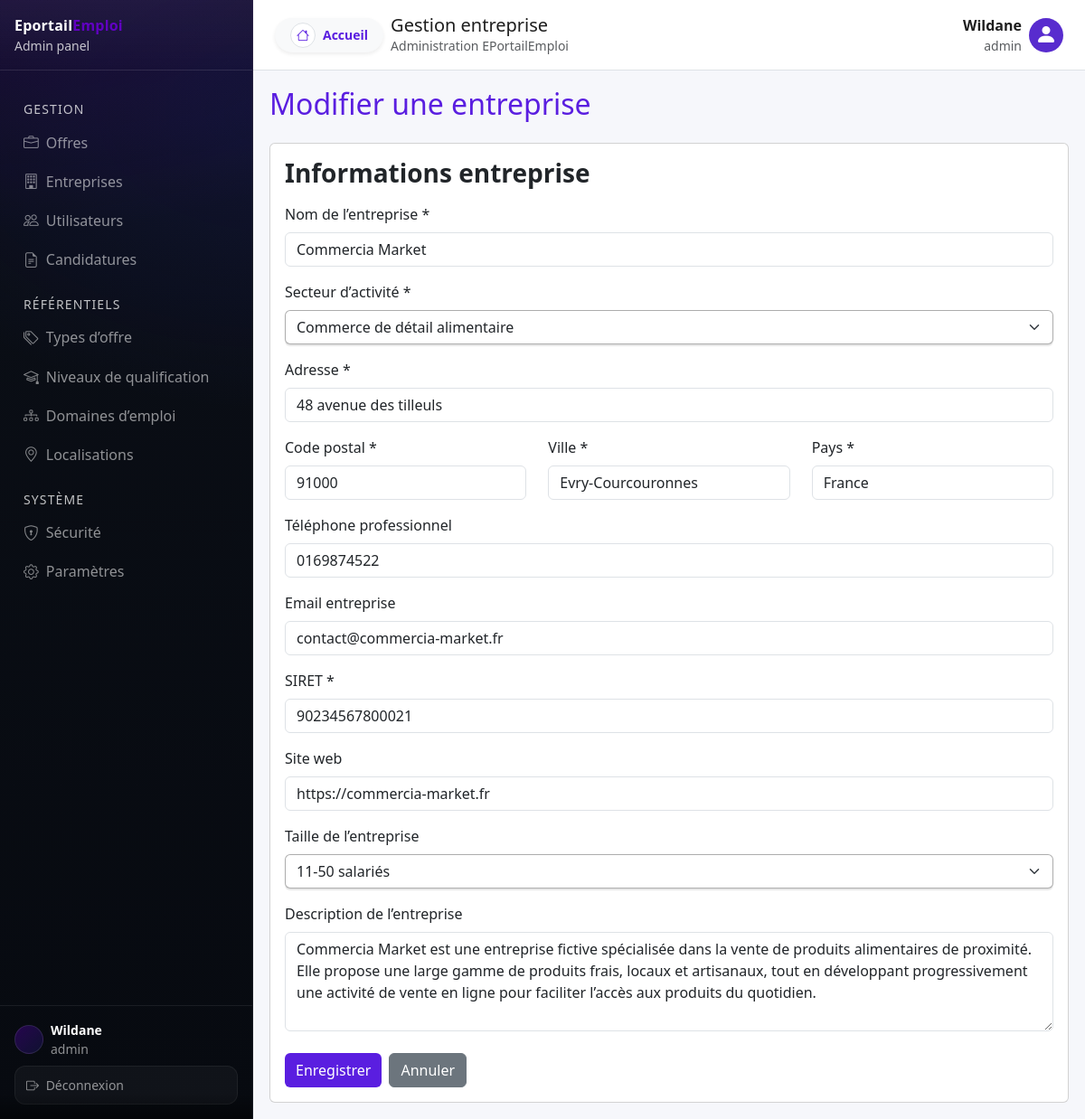
The page /admin/entreprises/edit?id=3 (signed in) on the database its author committed.
### tables this page shows
CREATE TABLE IF NOT EXISTS `entreprises` (
  `id` int NOT NULL AUTO_INCREMENT,
  `date_inscription` timestamp NULL DEFAULT CURRENT_TIMESTAMP,
  `gestionnaire_id` int DEFAULT NULL,
  `nom` varchar(150) NOT NULL,
  `secteur_id` int NOT NULL,
  `adresse` varchar(255) NOT NULL,
  `code_postal` varchar(20) DEFAULT NULL,
  `ville` varchar(150) DEFAULT NULL,
  `pays` varchar(100) DEFAULT NULL,
  `telephone` varchar(30) DEFAULT NULL,
  `email` varchar(100) DEFAULT NULL,
  `siret` varchar(14) NOT NULL,
  `site_web` varchar(255) DEFAULT NULL,
  `taille` varchar(50) DEFAULT NULL,
  `description` text,
  `logo` varchar(255) DEFAULT NULL,
  PRIMARY KEY (`id`),
  UNIQUE KEY `siret` (`siret`),
  UNIQUE KEY `fk_entreprises_gestionnaire` (`gestionnaire_id`) USING BTREE,
  KEY `secteur_id` (`secteur_id`)
);

### app/Modules/Entreprise/EntrepriseController.php (called while the page is built, shortened)
<?php
class EntrepriseController
{
    private function makeAuthService(): AuthService
    {
        $pdo  = Database::getConnection();
        $repo = new AuthRepository($pdo);
        return new AuthService($repo, $pdo);
    }
    private function makeEntrepriseService(): EntrepriseService
    {
        $pdo  = Database::getConnection();
        $auth = $this->makeAuthService();
        $repo = new EntrepriseRepository($pdo);
        return new EntrepriseService($repo, $auth, $pdo);
    }
    private function renderDashboard(string $view, array $params = []): void
    {
        extract($params);
        require __DIR__ . "/../../../views/entreprise/{$view}.php";
        require __DIR__ . "/../../../views/layouts/dashboard.php";
    }
    public function editForm(): void
    {
        $id = (int)($_GET['id'] ?? Auth::entrepriseId());
        $service    = $this->makeEntrepriseService();
        $entreprise = $service->findEntreprise($id);
        $secteurs= $service->listSecteurs();
        $this->renderDashboard("edit", [
            "rubrique"    => "Gestion entreprise",
            "title"      => Auth::role()=='admin' ? "Modifier une entreprise" : "Modifier mon entreprise",
            "entreprise" => $entreprise['data'],
            "secteurs"   => $secteurs['data'],
        ]);
    }
}

### app/Core/Router.php (called while the page is built, shortened)
<?php
class Router
{
    private array $routes = [];
    public function get(string $path, string $action): void
    {
        $this->routes['GET'][$path] = $action;
    }
    public function post(string $path, string $action): void
    {
        $this->routes['POST'][$path] = $action;
    }
    public function run(): void
    {
        $method = $_SERVER['REQUEST_METHOD'] ?? 'GET';
        $uri    = $_SERVER['REQUEST_URI'] ?? '/';
        $path = parse_url($uri, PHP_URL_PATH) ?: '/';
        $action = $this->routes[$method][$path];
        [$class, $methodName] = explode('@', $action);
        $controller = new $class();
        $controller->$methodName();
    }
}

### public/index.php (called while the page is built, shortened)
<?php
$router = new Router();
$router->get('/', 'App\\Modules\\Home\\HomeController@index');
$router->get('/mentions-legales', 'App\\Modules\\Home\\HomeController@mentionsLegales');
$router->get('/contact', 'App\\Modules\\Home\\HomeController@contact');
$router->get('/centre-aide', 'App\\Modules\\Home\\HomeController@centreAide');
$router->get('/a-propos', 'App\\Modules\\Home\\HomeController@aPropos');
$router->get('/maintenance', 'App\\Modules\\Home\\HomeController@maintenance');
$router->get('/500', 'App\\Modules\\Home\\HomeController@error500');
$router->get('/login', 'App\\Modules\\Auth\\AuthController@showLogin');
$router->post('/login', 'App\\Modules\\Auth\\AuthController@login');
$router->get('/logout', 'App\\Modules\\Auth\\AuthController@logout');
$router->get('/register/candidat', 'App\\Modules\\Auth\\AuthController@showRegisterCandidat');
$router->post('/register/candidat', 'App\\Modules\\Auth\\AuthController@registerCandidat');
$router->get('/register/entreprise', 'App\\Modules\\Auth\\AuthController@showRegisterEntreprise');
$router->post('/register/entreprise', 'App\\Modules\\Auth\\AuthController@registerEntreprise');
$router->get('/password/forgot',       'App\\Modules\\Auth\\AuthController@showForgotPassword' );
$router->post('/password/forgot',       'App\\Modules\\Auth\\AuthController@ForgotPassword' );
$router->get('/password/reset',        'App\\Modules\\Auth\\AuthController@showResetPassword'  );
$router->post('/password/reset',       'App\\Modules\\Auth\\AuthController@resetPassword'      );
$router->get('/entreprises', 'App\\Modules\\Entreprise\\EntrepriseController@index');
$router->get('/entreprises/show', 'App\\Modules\\Entreprise\\EntrepriseController@show');
$router->get('/admin/entreprises', 'App\\Modules\\Entreprise\\EntrepriseController@adminIndex');
$router->get('/admin/entreprises/create', 'App\\Modules\\Entreprise\\EntrepriseController@createForm');
$router->post('/admin/entreprises/create', 'App\\Modules\\Entreprise\\EntrepriseController@create');
$router->get('/admin/entreprise/create', 'App\\Modules\\Entreprise\\EntrepriseController@createForm');
$router->post('/admin/entreprise/create', 'App\\Modules\\Entreprise\\EntrepriseController@create');
$router->get('/admin/entreprises/edit', 'App\\Modules\\Entreprise\\EntrepriseController@editForm');
$router->post('/admin/entreprises/edit', 'App\\Modules\\Entreprise\\EntrepriseController@update');
$router->post('/admin/entreprises/delete', 'App\\Modules\\Entreprise\\EntrepriseController@delete');
$router->get('/dashboard/entreprise/edit', 'App\\Modules\\Entreprise\\EntrepriseController@editForm');
$router->get('/admin/users', 'App\\Modules\\Auth\\UserController@adminIndex');
$router->get('/admin/users/create', 'App\\Modules\\Auth\\UserController@createForm');
$router->post('/admin/users/create', 'App\\Modules\\Auth\\UserController@create');
$router->get('/admin/users/edit', 'App\\Modules\\Auth\\UserController@editForm');
$router->post('/admin/users/edit', 'App\\Modules\\Auth\\UserController@update');
$router->post('/admin/users/delete', 'App\\Modules\\Auth\\UserController@delete');
$router->get('/dashboard/equipe', 'App\\Modules\\Auth\\UserController@gestionnaireIndex');
$router->get('/dashboard/equipe/create', 'App\\Modules\\Auth\\UserController@createForm');
$router->post('/dashboard/equipe/create', 'App\\Modules\\Auth\\UserController@create');
$router->get('/dashboard/equipe/edit', 'App\\Modules\\Auth\\UserController@editForm');
$router->post('/dashboard/equipe/edit', 'App\\Modules\\Auth\\UserController@update');
$router->post('/dashboard/equipe/delete', 'App\\Modules\\Auth\\UserController@delete');
$router->get('/dashboard/profil', 'App\\Modules\\Auth\\UserController@recruteurProfile');
$router->post('/dashboard/profil', 'App\\Modules\\Auth\\UserController@updateProfile');
$router->get('/offres', 'App\\Modules\\Offres\\OffresController@index');
$router->get('/offres/show', 'App\\Modules\\Offres\\OffresController@show');
$router->get('/offres/partial', 'App\\Modules\\Offres\\OffresController@publicPartial');
$router->get('/admin/offres', 'App\\Modules\\Offres\\OffresController@adminIndex');
$router->get('/admin/offres/create', 'App\\Modules\\Offres\\OffresController@createForm');
$router->post('/admin/offres/create', 'App\\Modules\\Offres\\OffresController@create');
$router->get('/admin/offres/edit', 'App\\Modules\\Offres\\OffresController@editForm');
$router->post('/admin/offres/edit', 'App\\Modules\\Offres\\OffresController@update');
$router->post('/admin/offres/delete', 'App\\Modules\\Offres\\OffresController@delete');
$router->get('/dashboard/offres', 'App\\Modules\\Offres\\OffresController@manageIndex');
$router->get('/dashboard/offres/create', 'App\\Modules\\Offres\\OffresController@createForm');
$router->post('/dashboard/offres/create', 'App\\Modules\\Offres\\OffresController@create');
$router->get('/dashboard/offres/edit', 'App\\Modules\\Offres\\OffresController@editForm');
$router->post('/dashboard/offres/edit', 'App\\Modules\\Offres\\OffresController@update');
$router->post('/dashboard/offres/delete', 'App\\Modules\\Offres\\OffresController@delete');
$router->get('/admin/offres/partial', 'App\\Modules\\Offres\\OffresController@adminPartial');
$router->get('/dashboard/offres/partial', 'App\\Modules\\Offres\\OffresController@managePartial');
$router->run();

### app/Modules/Entreprise/EntrepriseRepository.php (called while the page is built, shortened)
<?php
class EntrepriseRepository
{
    public function getSecteurs(): array
    {
        try {
            $sql = "SELECT id, libelle FROM secteurs_entreprises ORDER BY libelle ASC";
            $stmt=$this->pdo->prepare($sql);
            $stmt->execute();
            $dataSecteurs = $stmt->fetchAll(PDO::FETCH_ASSOC)?:null;
        return ['success' => true, 'data' => $dataSecteurs];
        } catch (\PDOException $e) {
            return ['success' => false, 'error' => $e->getMessage(), 'code'=>$e->getCode()];
        }
    }
    public function find(int $id): array
    {
        try{
        $sql = "SELECT e.*, u.nom AS gestionnaire_nom, u.prenom AS gestionnaire_prenom, s.libelle AS secteur
                FROM entreprises e
                LEFT JOIN users u ON u.id = e.gestionnaire_id
                LEFT JOIN secteurs_entreprises s ON s.id = e.secteur_id
                WHERE e.id = :id LIMIT 1";
        $stmt = $this->pdo->prepare($sql);
        $stmt->bindParam(':id', $id, PDO::PARAM_INT);
        $stmt->execute();
        $data = $stmt->fetch(PDO::FETCH_ASSOC) ?: null;
        return ['success' => true, 'data' => $data];
        } catch (\PDOException $e) {
            return ['success' => false, 'error' => $e->getMessage(),'code'=>$e->getCode()];
        }
    }
}

### app/Modules/Entreprise/EntrepriseService.php (called while the page is built, shortened)
<?php
class EntrepriseService
{
    public function listSecteurs(): array
    {
        $resultat = $this->repo->getSecteurs();
        return $resultat;
    }
    public function findEntreprise(int $id): ?array
    {
        $resultat = $this->repo->find($id);
        return $resultat;
    }
}

### app/Core/Auth.php (called while the page is built, shortened)
<?php
class Auth
{
    public static function role(): ?string
    {
        return $_SESSION['user_role'] ?? null;
    }
}

### views/entreprise/_form.php (the view, shortened to what this page needs)
<?php
$entreprise = is_array($entreprise ?? null) ? $entreprise : [];
$secteurs   = is_array($secteurs ?? null)   ? $secteurs   : [];
$e = static fn($val) => htmlspecialchars((string)$val, ENT_QUOTES, 'UTF-8');
$value = static function (string $key, $default = '') use ($entreprise) {
    return $entreprise[$key] ?? $default;
};
?>
<div class="card">
    <div class="card-body">
        <h3 class="mb-3 fw-semibold">Informations entreprise</h3>
        <div class="mb-3">
            <label for="nom" class="form-label">Nom de l’entreprise *</label>
            <input
                type="text"
                class="form-control"
                id="nom"
                name="nom"
                value="<?= $e($value('nom', '')) ?>"
                maxlength="150"
                required
            >
        </div>
        <div class="mb-3">
            <label for="secteur_id" class="form-label">Secteur d’activité *</label>
            <select
                class="form-select"
                id="secteur_id"
                name="secteur_id"
                required
            >
                <?php foreach ($secteurs as $s): ?>
                    <?php $selected = ((int)$value('secteur_id', '') === (int)$s['id']) ? 'selected' : ''; ?>
                    <option value="<?= $e($s['id']) ?>" <?= $selected ?>>
                        <?= $e($s['libelle']) ?>
                    </option>
                <?php endforeach; ?>
            </select>
        </div>
        <div class="mb-3">
            <label for="adresse" class="form-label">Adresse *</label>
            <input
                type="text"
                class="form-control"
                id="adresse"
                name="adresse"
                value="<?= $e($value('adresse', '')) ?>"
                required
            >
        </div>
        <div class="row">
            <div class="col-md-4 mb-3">
                <label for="code_postal" class="form-label">Code postal *</label>
                <input
                    type="text"
                    class="form-control"
                    id="code_postal"
                    name="code_postal"
                    value="<?= $e($value('code_postal', '')) ?>"
                    maxlength="5"
                    required
                >
            </div>
            <div class="col-md-4 mb-3">
                <label for="ville" class="form-label">Ville *</label>
                <input
                    type="text"
                    class="form-control"
                    id="ville"
                    name="ville"
                    value="<?= $e($value('ville', '')) ?>"
                    required
                >
            </div>
            <div class="col-md-4 mb-3">
                <label for="pays" class="form-label">Pays *</label>
                <input
                    type="text"
                    class="form-control"
                    id="pays"
                    name="pays"
                    value="<?= $e($value('pays', '')) ?>"
                    required
                >
            </div>
        </div>
        <div class="mb-3">
            <label for="telephone" class="form-label">Téléphone professionnel</label>
            <input
                type="text"
                class="form-control"
                id="telephone"
                name="telephone"
                value="<?= $e($value('telephone', '')) ?>"
            >
        </div>
        <div class="mb-3">
            <label for="email" class="form-label">Email entreprise</label>
            <input
                type="email"
                class="form-control"
                id="email"
                name="email"
                value="<?= $e($value('email', '')) ?>"
            >
        </div>
        <div class="mb-3">
            <label for="siret" class="form-label">SIRET *</label>
            <input
                type="text"
                class="form-control"
                id="siret"
                name="siret"
                value="<?= $e($value('siret', '')) ?>"
                maxlength="14"
                required
            >
        </div>
        <div class="mb-3">
            <label for="site_web" class="form-label">Site web</label>
            <input
                type="url"
                class="form-control"
                id="site_web"
                name="site_web"
                value="<?= $e($value('site_web', '')) ?>"
                placeholder="https://monsite.fr"
            >
        </div>
        <div class="mb-3">
            <label for="taille" class="form-label">Taille de l’entreprise</label>
            <select
                class="form-select"
                id="taille"
                name="taille"
            >
                <?php
                $tailleOptions = ['1-10', '11-50', '51-250', '250+'];
                foreach ($tailleOptions as $opt):
                    $selected = ($value('taille', '') === $opt) ? 'selected' : '';
                ?>
                    <option value="<?= $e($opt) ?>" <?= $selected ?>><?= $e($opt) ?> salariés</option>
                <?php endforeach; ?>
            </select>
        </div>
        <div class="mb-3">
            <label for="description" class="form-label">Description de l’entreprise</label>
            <textarea
                class="form-control"
                id="description"
                name="description"
                rows="4"
            ><?= $e($value('description', '')) ?></textarea>
        </div>
        <div class="d-flex gap-2 mt-4">
            <button type="submit" class="btn btn-primary">Enregistrer</button>
            <a href=<?= Auth::role()=='admin' ? "/admin/entreprises" : "/dashboard/equipe" ?> class="btn btn-secondary">Annuler</a>
        </div>
    </div>
</div>

### rows shown on the page
entreprises: nom "Commercia Market", adresse "48 avenue des tilleuls", code_postal "91000", ville "Evry-Courcouronnes", pays "France", telephone "0169874522", email "contact@commercia-market.fr", siret "90234567800021", site_web "https://commercia-market.fr", description "Commercia Market est une entreprise fictive spécialisée dans la vente de produits alimentaires de proximité. Elle propose une large gamme de produits frais, locaux et artisanaux, tout en développant progressivement une activité de vente en ligne pour faciliter l’accès aux produits du quotidien."

### other values the page prints
$role "Admin"
$item['section'] "GESTION"
$label "Offres"
$label "Entreprises"
$label "Utilisateurs"
$label "Candidatures"
$item['section'] "RÉFÉRENTIELS"
$label "Types d’offre"
$label "Niveaux de qualification"
$label "Domaines d’emploi"
$label "Localisations"
$item['section'] "SYSTÈME"
$label "Sécurité"
$label "Paramètres"
$_SESSION['user_prenom'] "Wildane"
